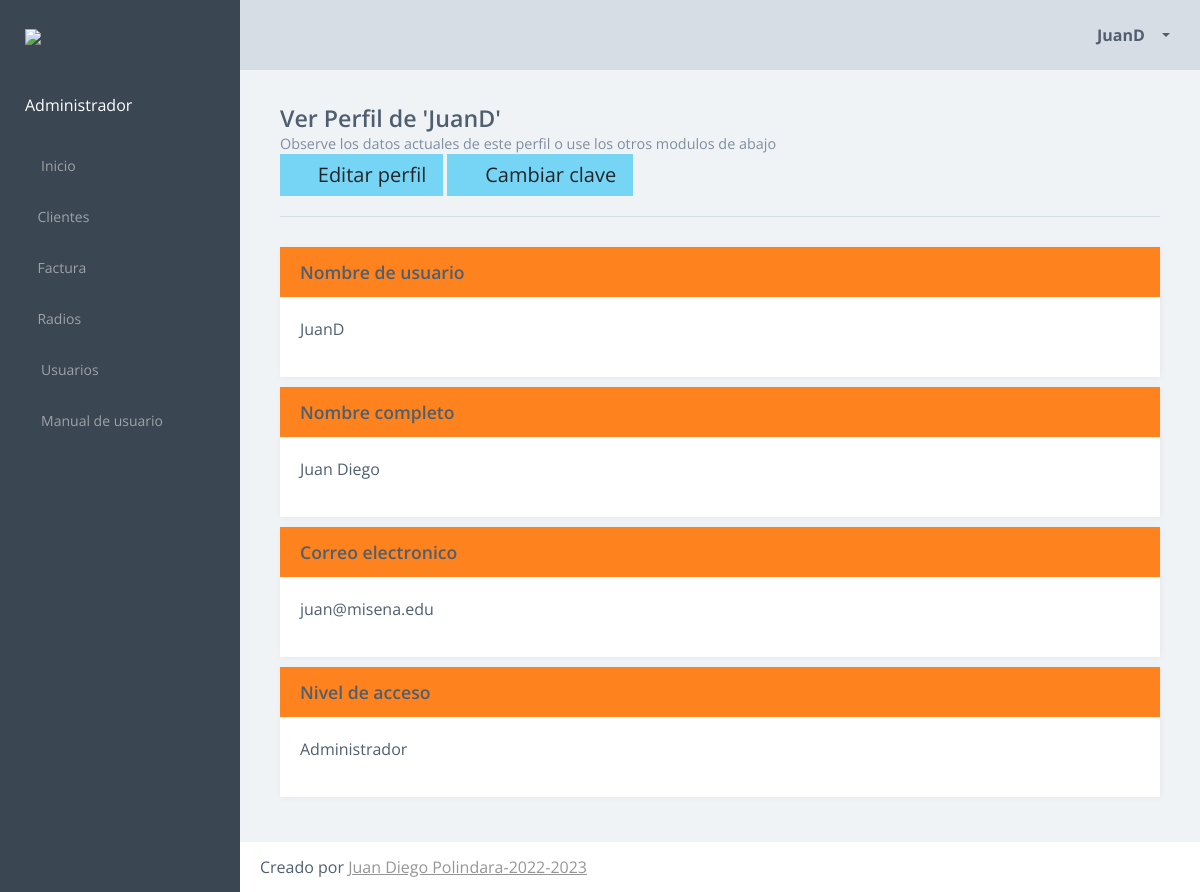
Page /perfil/ver/1 (signed in) on the committed database.
### core/models.py (models this page shows, shortened)
class Usuario(AbstractUser):
    username = models.CharField(max_length=80, unique=True)
    password = models.CharField(max_length=50)
    email = models.EmailField(max_length=100, unique=True)
    first_name = models.CharField(max_length=40)
    last_name = models.CharField(max_length=60)
    nivel = models.IntegerField(null=True)

### core/views.py (the view, shortened to what this page needs)
# urls.py: path('perfil/<str:modo>/<int:p>', views.Perfil.as_view(), name='perfil'),
class Perfil(LoginRequiredMixin, View):
    login_url = '/login'
    redirect_field_name = None
    def get(self, request, modo, p):
        if modo == 'editar':
            perf = Usuario.objects.get(id=p)
            editandoSuperAdmin = False
            if p == 1:
                if request.user.nivel != 2:
                    messages.error(
                        request, 'No puede editar el perfil del administrador por no tener los permisos suficientes')
                    return HttpResponseRedirect('/perfil/ver/%s' % p)
                editandoSuperAdmin = True
            else:
                if request.user.is_superuser != True:
                    messages.error(
                        request, 'No puede cambiar el perfil por no tener los permisos suficientes')
                    return HttpResponseRedirect('/perfil/ver/%s' % p)
                else:
                    if perf.is_superuser == True:
                        if request.user.nivel == 2:
                            pass
                        elif perf.id != request.user.id:
                            messages.error(
                                request, 'No puedes cambiar el perfil de un usuario de tu mismo nivel')
                            return HttpResponseRedirect('/perfil/ver/%s' % p)
            if editandoSuperAdmin:
                form = UsuarioFormulario()
                form.fields['level'].disabled = True
            else:
                form = UsuarioFormulario()
            form['username'].field.widget.attrs['value'] = perf.username
            form['first_name'].field.widget.attrs['value'] = perf.first_name
            form['last_name'].field.widget.attrs['value'] = perf.last_name
            form['email'].field.widget.attrs['value'] = perf.email
            form['level'].field.widget.attrs['value'] = perf.nivel
            contexto = {'form': form, 'modo': request.session.get('perfilProcesado'), 'editar': 'perfil',
                        'nombreUsuario': perf.username}
            contexto = complementarContexto(contexto, request.user)
            return render(request, '/perfil/perfil.html', contexto)
        elif modo == 'ver':
            perf = Usuario.objects.get(id=p)
            contexto = {'perfil': perf}
            contexto = complementarContexto(contexto, request.user)
            return render(request, 'perfil/verPerfil.html', contexto)

### core/funciones.py (called while the page is built)
def complementarContexto(contexto,datos):
    contexto['usuario'] = datos.username
    contexto['id_usuario'] = datos.id
    contexto['nombre'] = datos.first_name
    contexto['apellido'] = datos.last_name
    contexto['correo'] = datos.email
    return contexto

### core/templates/perfil/verPerfil.html (shortened to what this page needs)
{% extends "comun/base.html" %}
{% block content %}
<article class="content forms-page">
	    <div class="title-block">
          <h3 class="title">Ver Perfil de '{{perfil.username}}'</h3>
          <p class="title-description">Observe los datos actuales de este perfil o use los otros modulos de abajo</p>
          <a href="/perfil/editar/{{ perfil.id }}" class="btn btn-lg btn-info"> <em class="fa fa-pencil"></em> Editar perfil </a>
          <a href="/perfil/clave/{{ perfil.id }}" class="btn btn-lg btn-info"> <em class="fa fa-pencil"></em> Cambiar clave </a>
        </div>
<section class="section">
   	<div class="row sameheight-container">
						<div class="col-xl-12">
                                <div class="card card-primary">
                                    <div class="card-header">
                                        <div class="header-block">
                                            <p class="title">Nombre de usuario</p>
                                        </div>
                                    </div>
                                    <div class="card-block">
                                        <p>{{perfil.username}}</p>
                                    </div>
                                </div>
                            </div>
						<div class="col-xl-12">
                                <div class="card card-primary">
                                    <div class="card-header">
                                        <div class="header-block">
                                            <p class="title">Nombre completo</p>
                                        </div>
                                    </div>
                                    <div class="card-block">
                                        <p>{{perfil.first_name}} {{perfil.last_name}}</p>
                                    </div>
                                </div>
                         </div>
						<div class="col-xl-12">
                                <div class="card card-primary">
                                    <div class="card-header">
                                        <div class="header-block">
                                            <p class="title">Correo electronico</p>
                                        </div>
                                    </div>
                                    <div class="card-block">
                                        <p>{{perfil.email}}</p>
                                    </div>
                                </div>
                      	</div>
            <div class="col-xl-12">
                                <div class="card card-primary">
                                    <div class="card-header">
                                        <div class="header-block">
                                            <p class="title">Nivel de acceso</p>
                                        </div>
                                    </div>
                                    <div class="card-block">
                                      {% if perfil.is_superuser %}
                                        <p>Administrador</p>
                                      {% else %}
                                        <p>Usuario</p>
                                      {% endif %}
                                    </div>
                                </div>
                        </div>
				</div>
	</section>
</article>
{% endblock %}

### core/templates/comun/header.html (shortened to what this page needs)
                <header class="header">
                    <div class="header-block header-block-nav">
                        <ul class="nav-profile">
                            <li class="profile dropdown">
                                <a class="nav-link dropdown-toggle" data-toggle="dropdown" href="#" role="button" aria-haspopup="true" aria-expanded="false">
                                    <em class="fa fa-user"></em>
                                    <span class="name"> {{ usuario }} </span>
                                </a>
                            </li>
                        </ul>
                    </div>
                </header>

### rows in the picture
Usuario: username "JuanD", first_name "Juan", last_name "Diego", email "juan@misena.edu"
